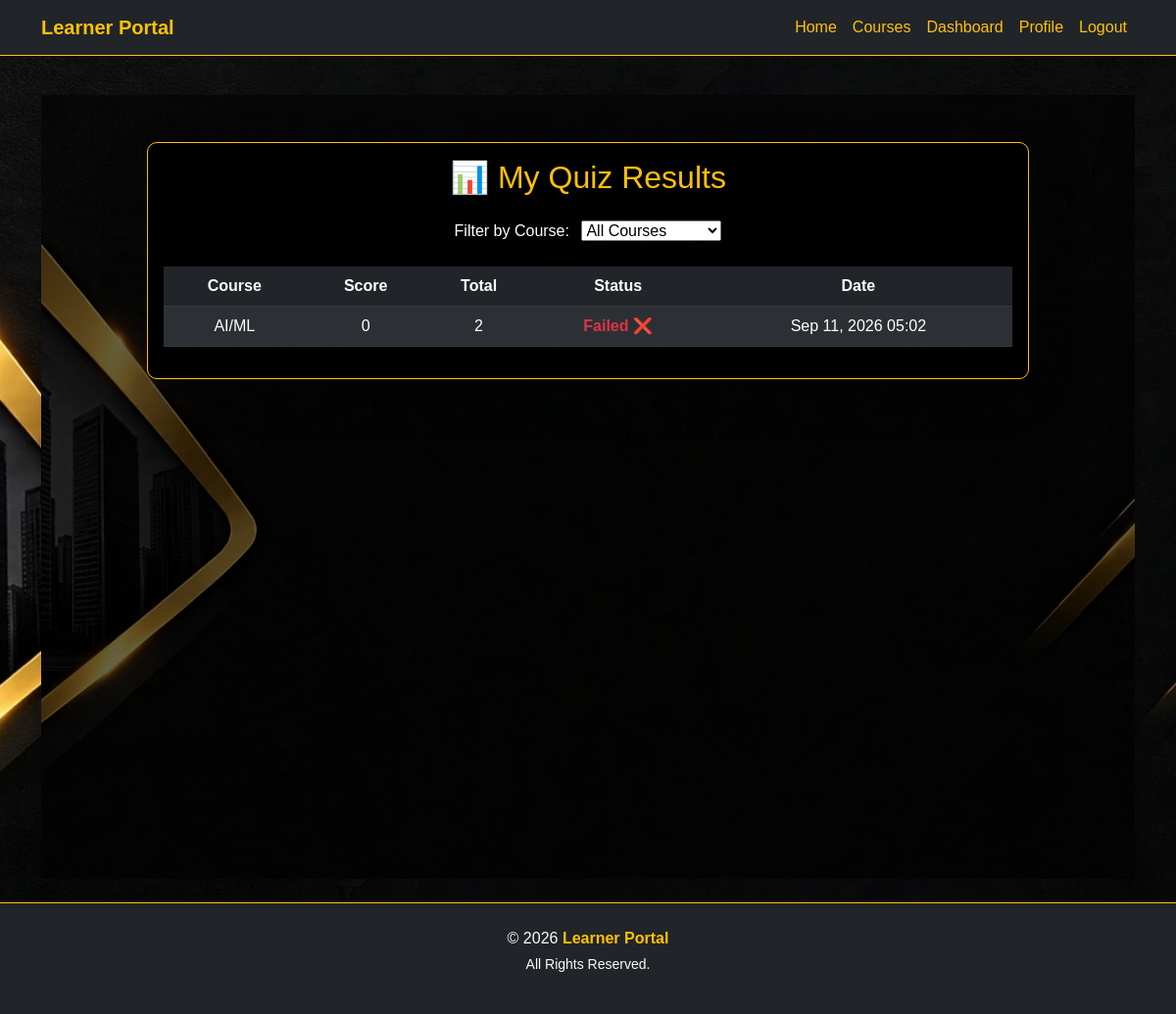
Screenshot of /my-results/ (signed in) with the database file from the repository.
### core/models.py (models this page shows, shortened)
class QuizResult(models.Model):
    user = models.ForeignKey(settings.AUTH_USER_MODEL, on_delete=models.CASCADE)
    course = models.ForeignKey("Course", on_delete=models.CASCADE)
    score = models.IntegerField()
    total = models.IntegerField()
    passed = models.BooleanField(default=False)
    taken_at = models.DateTimeField(auto_now_add=True)
    class Meta:
        unique_together = ("user", "course")

class Course(models.Model):
    title = models.CharField(max_length=100)
    duration = models.CharField(max_length=50)   # e.g. "8 weeks"
    category = models.CharField(max_length=50)   # e.g. "Fullstack", "AI/ML"
    description = models.TextField(blank=True)
    short_description = models.CharField(max_length=200, blank=True)
    image = models.ImageField(upload_to="course_images/", blank=True, null=True)
    is_featured = models.BooleanField(default=False)

### core/views.py (the view)
# urls.py: path("my-results/", views.my_results, name="my_results"),
def my_results(request):
    course_id = request.GET.get("course")
    results = QuizResult.objects.filter(user=request.user).order_by("-taken_at")
    if course_id:
        results = results.filter(course_id=course_id)
    courses = Course.objects.all()
    summary = results.aggregate(
        total_attempts=Count("id"),
        average_score=Avg("score"),
        highest_score=Max("score"),
    )
    return render(request, "my_results.html", {
        "results": results,
        "courses": courses,
        "selected_course": course_id,
        "summary": summary,
    })

### core/context_processors.py (called while the page is built)
def current_year(request):
    return {"year": datetime.now().year}

### core/templates/my_results.html (shortened to what this page needs)
{% extends "base.html" %}
{% load static %}
{% block content %}
<section id="my-results" class="py-5 text-light"
         style="background: url('{% static "updated.jpeg" %}') no-repeat center center/cover; min-height: 100vh; position: relative;">
  <div style="position:absolute; top:0; left:0; width:100%; height:100%; background-color:rgba(0,0,0,0.6);"></div>
  <div class="container position-relative">
    <div class="card bg-dark text-light shadow-lg mx-auto" style="max-width: 900px;">
      <div class="card-body">
        <h2 class="text-warning text-center mb-4">📊 My Quiz Results</h2>
        <form method="get" class="mb-4 text-center">
          <label for="course" class="me-2">Filter by Course:</label>
          <select name="course" id="course" onchange="this.form.submit()">
            <option value="">All Courses</option>
          </select>
        </form>
        {% if results %}
          <table class="table table-dark table-striped text-center align-middle">
            <thead>
              <tr>
                <th>Course</th>
                <th>Score</th>
                <th>Total</th>
                <th>Status</th>
                <th>Date</th>
              </tr>
            </thead>
            <tbody>
              {% for r in results %}
                <tr>
                  <td>{{ r.course.title }}</td>
                  <td>{{ r.score }}</td>
                  <td>{{ r.total }}</td>
                  <td>
                    {% if r.passed %}
                      <span class="text-success fw-bold">Passed ✅</span>
                    {% else %}
                      <span class="text-danger fw-bold">Failed ❌</span>
                    {% endif %}
                  </td>
                  <td>{{ r.taken_at|date:"M d, Y H:i" }}</td>
                </tr>
              {% endfor %}
            </tbody>
          </table>
        {% else %}
          <p class="text-center text-muted">No quiz results yet. Take a quiz to see your progress!</p>
        {% endif %}
      </div>
    </div>
  </div>
</section>
{% endblock %}

### static/css/style.css (style rules this page uses)
html, body { min-height: 100%; }
body { margin: 0; background: url("../updated.jpeg") no-repeat center center fixed; background-size: cover; font-family: "Poppins", sans-serif; color: #ffffff; position: relative; }
.container { position: relative; z-index: 1; }
.card { position: relative; z-index: 1; background-color: rgba(0, 0, 0, 0.88) !important; border-radius: 10px; border: 1px solid #ffc107; box-shadow: 0 4px 15px rgba(0, 0, 0, 0.6); transition: transform 0.3s ease, box-shadow 0.3s ease; }
.card-body { color: #ffffff !important; }

### rows the page displays
QuizResult: course "AI/ML", score "0", total "2", passed "Failed ❌", taken_at "Sep 11, 2026 05:02"
